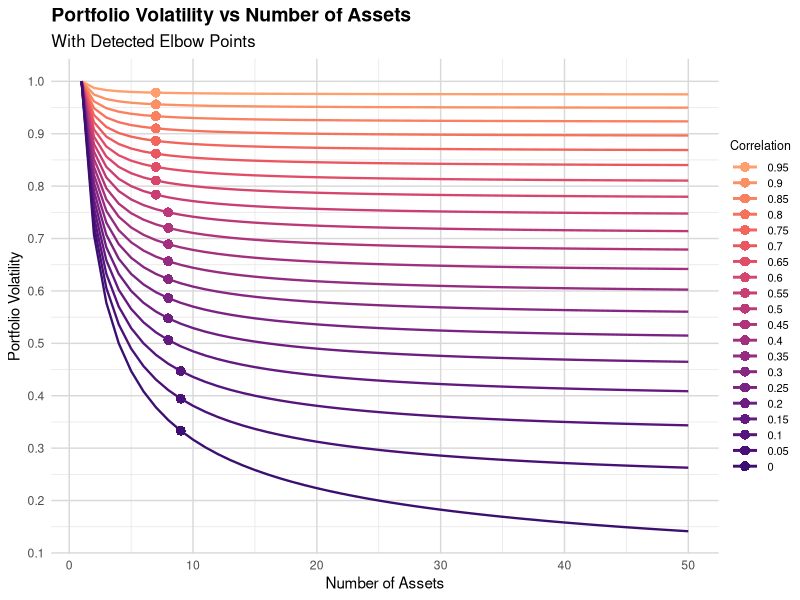

Reproduce this figure in R.
## ---- chunk 1

library(ggplot2)
library(dplyr)
library(tidyr)

# Function to calculate portfolio volatility
calc_portfolio_vol <- function(n_assets, correlation, sigma = 1) {
  sqrt((1/n_assets) + ((n_assets-1)/n_assets) * correlation) * sigma
}

# Function to find elbow point using Kneedle algorithm
find_elbow <- function(x, y) {
  # Normalize the data
  x_norm <- (x - min(x)) / (max(x) - min(x))
  y_norm <- (y - min(y)) / (max(y) - min(y))
  
  # Calculate the line between first and last point
  slope <- (y_norm[length(y_norm)] - y_norm[1]) / (x_norm[length(x_norm)] - x_norm[1])
  intercept <- y_norm[1] - slope * x_norm[1]
  
  # Calculate distance from points to line
  distances <- abs(slope * x_norm + intercept - y_norm) / sqrt(slope^2 + 1)
  
  # Return original x value at maximum distance
  return(x[which.max(distances)])
}

# Create plot with elbow points
portfolio_vol_elbow_plot <- function() {
  # Parameters
  n_assets_seq <- 1:50
  correlations <- seq(0, 0.95, 0.05)
  sigma <- 1
  
  # Create data frame
  plot_data <- expand.grid(
    n_assets = n_assets_seq,
    correlation = correlations
  ) %>%
    mutate(
      volatility = mapply(calc_portfolio_vol, n_assets, correlation),
      correlation = factor(correlation, levels = sort(unique(correlation), decreasing = TRUE))
    )
  
  # Find elbow points for each correlation
  elbow_points <- plot_data %>%
    group_by(correlation) %>%
    summarize(
      elbow_n = find_elbow(n_assets, volatility),
      elbow_vol = calc_portfolio_vol(elbow_n, first(as.numeric(as.character(correlation))))
    )
  
  # Create plot
  ggplot(plot_data, aes(x = n_assets, y = volatility, color = correlation)) +
    geom_line(linewidth = 0.8) +
    geom_point(data = elbow_points, 
               aes(x = elbow_n, y = elbow_vol),
               size = 3, shape = 16) +
    scale_color_viridis_d(
      name = "Correlation",
      option = "magma",
      begin = 0.2,
      end = 0.8,
      direction = -1,
      guide = guide_legend(
        keyheight = 0.5,    # Reduce key size
        keywidth = 1.5,     # Make keys wider than tall
        label.theme = element_text(size = 8),  # Smaller text
        title.theme = element_text(size = 9),  # Smaller title
        ncol = 1,           # Force single column
        spacing = 0.1,      # Reduce spacing between keys
        override.aes = list(linewidth = 1)  # Thinner lines in legend
      )
    ) +
    labs(
      title = "Portfolio Volatility vs Number of Assets",
      subtitle = "With Detected Elbow Points",
      x = "Number of Assets",
      y = "Portfolio Volatility"
    ) +
    theme_minimal() +
    theme(
      plot.title = element_text(size = 14, face = "bold"),
      plot.subtitle = element_text(size = 12),
      legend.position = "right",
      legend.margin = margin(1, 1, 1, 1),  # Reduce legend margin
      legend.box.spacing = unit(0.5, "lines"),  # Reduce spacing around legend box
      panel.grid.minor = element_line(color = "gray90"),
      panel.grid.major = element_line(color = "gray85")
    ) +
    scale_x_continuous(breaks = seq(0, 50, 10)) +
    scale_y_continuous(breaks = seq(0, 1, 0.1))
}

# Execute the plotting function
portfolio_vol_elbow_plot()

